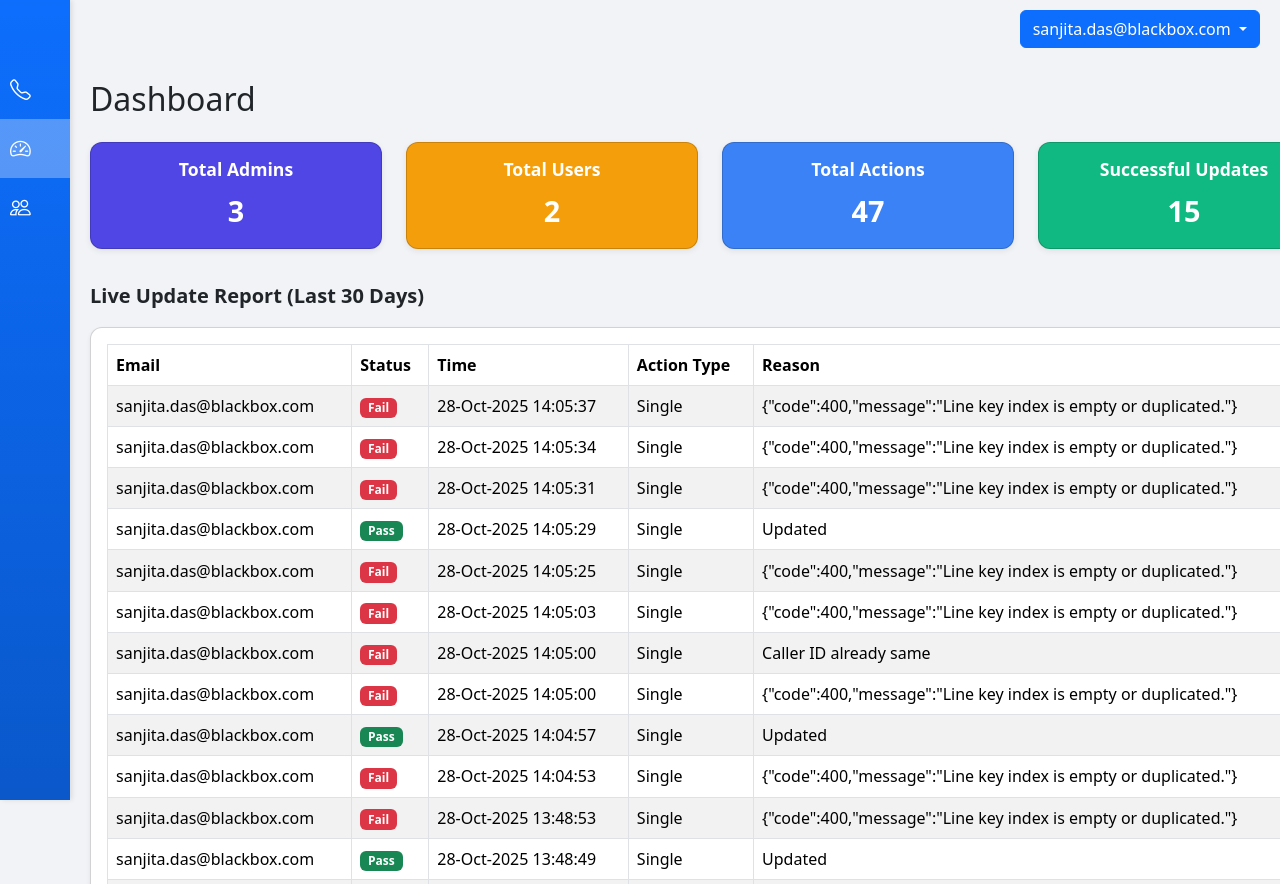
The app's page /dashboard (signed in, upper part), older data.
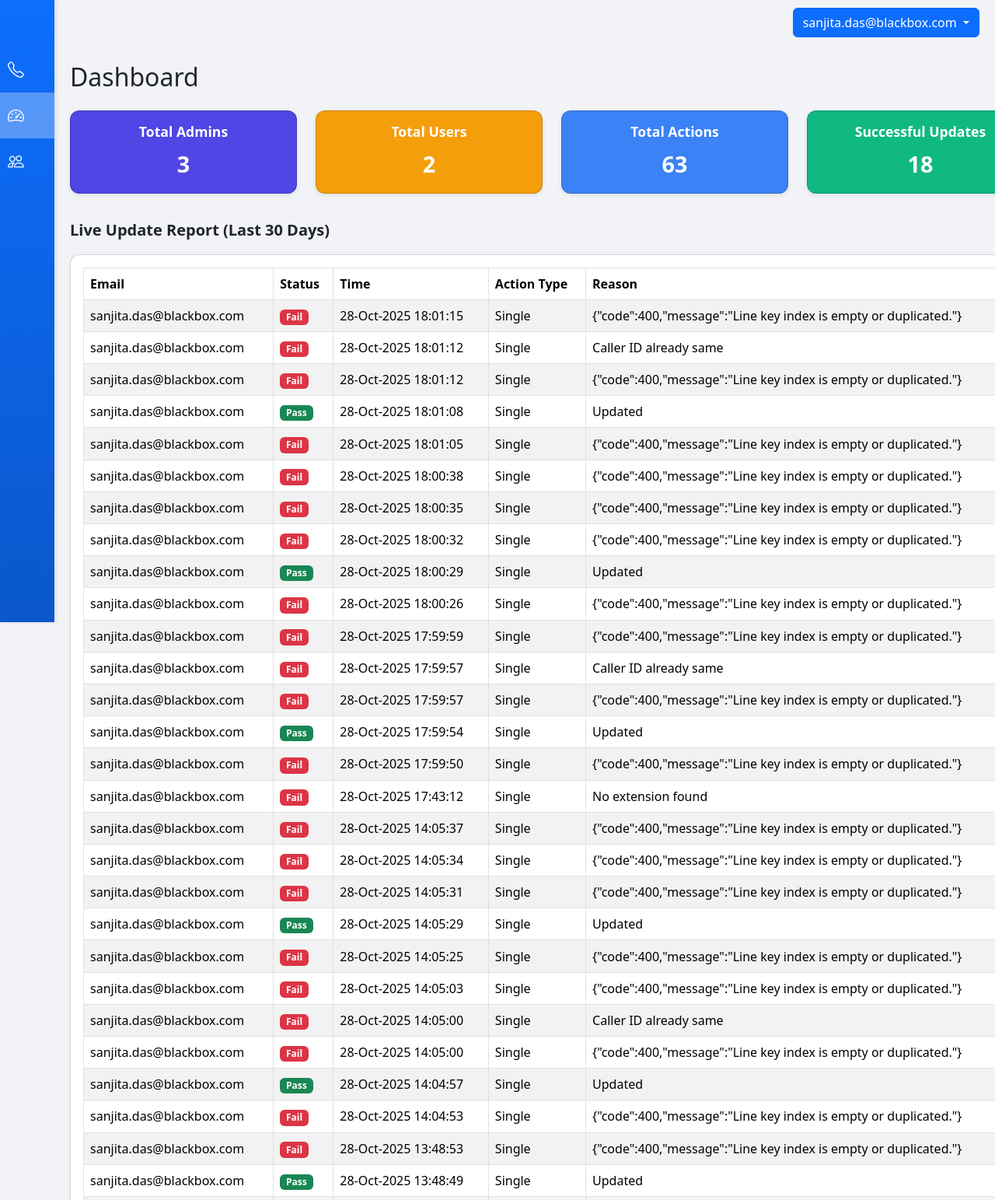
The same page, newer data.
### tables this page shows
CREATE TABLE update_logs (
                        id INTEGER PRIMARY KEY AUTOINCREMENT,
                        email TEXT,
                        caller_id TEXT,
                        success INTEGER,
                        reason TEXT,
                        type TEXT,
                        timestamp DATETIME DEFAULT CURRENT_TIMESTAMP
                    , identifier TEXT);

### app.py (the view)
@app.route("/dashboard")
@login_required(role="admin")
def dashboard():
    conn = get_db_connection()
    total_admin = conn.execute("SELECT COUNT(*) as cnt FROM users WHERE role='admin'").fetchone()["cnt"]
    total_users = conn.execute("SELECT COUNT(*) as cnt FROM users WHERE role='user'").fetchone()["cnt"]
    cutoff = (datetime.utcnow() - timedelta(days=30)).isoformat()
    rows = conn.execute("SELECT email, identifier, caller_id, success, reason, type, timestamp FROM update_logs WHERE timestamp >= ? ORDER BY timestamp DESC", (cutoff,)).fetchall()
    updates = []
    for r in rows:
        updates.append({
            "email": r["email"],
            "identifier": r["identifier"],
            "caller_id": r["caller_id"],
            "success": bool(r["success"]),
            "reason": r["reason"],
            "type": r["type"],
            "time": datetime.fromisoformat(r["timestamp"]).strftime("%d-%b-%Y %H:%M:%S")
        })
    mrows = conn.execute("SELECT admin_email, action, target_email, timestamp FROM admin_activity WHERE timestamp >= ? ORDER BY timestamp DESC", (cutoff,)).fetchall()
    manage_logs = []
    for r in mrows:
        manage_logs.append({"email": r["admin_email"], "action": r["action"], "target": r["target_email"], "time": datetime.fromisoformat(r["timestamp"]).strftime("%d-%b-%Y %H:%M:%S")})
    conn.close()
    user_status = get_user_status_list()
    return render_template("dashboard.html",
                           total_admin=total_admin,
                           total_users=total_users,
                           updates=updates,
                           manage_logs=manage_logs,
                           user_status=user_status
                           )

### app.py (called while the page is built)
def get_db_connection():
    conn = sqlite3.connect(DB_PATH)
    conn.row_factory = sqlite3.Row
    return conn

def load_users_from_db():
    conn = get_db_connection()
    rows = conn.execute("SELECT email, password, role FROM users").fetchall()
    conn.close()
    users = {r["email"].lower(): {"password": r["password"], "role": r["role"]} for r in rows}
    return users

def get_user_status_list():
    users = load_users_from_db()
    conn = get_db_connection()
    rows = conn.execute("SELECT user_email, status, login_time FROM login_activity ORDER BY id DESC").fetchall()
    conn.close()
    status = {}
    for r in rows:
        e = r["user_email"].lower()
        if e not in status:
            status[e] = {"email": e, "online": (r["status"] == "Online"), "last_seen": r["login_time"]}
    out = []
    for email, u in users.items():
        if email in status:
            out.append({"email": email, "online": bool(status[email]["online"])})
        else:
            out.append({"email": email, "online": False})
    return out

def login_required(role=None):
    def wrapper(fn):
        @wraps(fn)
        def decorated(*args, **kwargs):
            if "email" not in session:
                return redirect(url_for("login"))
            if role and session.get("role") != role:
                flash("Access denied", "danger")
                return redirect(url_for("login"))
            return fn(*args, **kwargs)
        return decorated
    return wrapper

### templates/dashboard.html (shortened to what this page needs)
{% extends "base.html" %}
{% block content %}
<h2 class="mb-4">Dashboard</h2>
<div class="row g-4 mb-4">
  <div class="col-md-3">
    <div class="card text-center card-primary p-3">
      <h5 class="card-title">Total Admins</h5>
      <p class="card-text">{{ total_admin }}</p>
    </div>
  </div>
  <div class="col-md-3">
    <div class="card text-center card-warning p-3">
      <h5 class="card-title">Total Users</h5>
      <p class="card-text">{{ total_users }}</p>
    </div>
  </div>
  <div class="col-md-3">
    <div class="card text-center card-info p-3">
      <h5 class="card-title">Total Actions</h5>
      <p class="card-text">{{ updates|length }}</p>
    </div>
  </div>
  <div class="col-md-3">
    <div class="card text-center card-success p-3">
      <h5 class="card-title">Successful Updates</h5>
      <p class="card-text">{{ updates|selectattr("success")|select|list|length }}</p>
    </div>
  </div>
</div>
<div class="section-title">Live Update Report (Last 30 Days)</div>
<div class="card shadow-sm mb-4">
  <div class="card-body table-responsive">
    <table class="table table-striped table-bordered align-middle">
      <thead>
        <tr>
          <th>Email</th>
          <th>Status</th>
          <th>Time</th>
          <th>Action Type</th>
          <th>Reason</th>
        </tr>
      </thead>
      <tbody>
        {% if updates %}
          {% for u in updates %}
            <tr>
              <td>{{ u.email }}</td>
              <td>
                {% if u.success %}
                  <span class="badge bg-success">Pass</span>
                {% else %}
                  <span class="badge bg-danger">Fail</span>
                {% endif %}
              </td>
              <td>{{ u.time }}</td>
              <td>
                {% if u.type == 'S' %}
                  Single
                {% elif u.type == 'B' %}
                  Bulk
                {% elif u.type == 'Both' %}
                  Both
                {% else %}
                  Unknown
                {% endif %}
              </td>
              <td>{{ u.reason }}</td>
            </tr>
          {% endfor %}
        {% else %}
          <tr><td colspan="5" class="text-center">No updates in last 30 days</td></tr>
        {% endif %}
      </tbody>
    </table>
  </div>
</div>
{% endblock %}

### templates/base.html (shortened to what this page needs)
<!doctype html>
<html lang="en">
<head>
  <link href="https://cdn.jsdelivr.net/npm/bootstrap@5.3.2/dist/css/bootstrap.min.css" rel="stylesheet"/>
  <link href="https://cdn.jsdelivr.net/npm/bootstrap-icons@1.11.1/font/bootstrap-icons.css" rel="stylesheet">
</head>
<body>
<div class="sidebar">
  <a href="{{ url_for('index') }}" class="{% if request.endpoint=='index' %}active{% endif %}">
    <i class="bi bi-telephone"></i><span>Outbound Caller ID</span>
  </a>
  {% if session.role=='admin' %}
    <a href="{{ url_for('dashboard') }}" class="{% if request.endpoint=='dashboard' %}active{% endif %}">
      <i class="bi bi-speedometer2"></i><span>Dashboard</span>
    </a>
    <a href="{{ url_for('manage_users') }}" class="{% if request.endpoint=='manage_users' %}active{% endif %}">
      <i class="bi bi-people"></i><span>Manage Users</span>
    </a>
  {% endif %}
</div>
{% if session.email %}
<div class="top-right-info dropdown">
  <a class="btn btn-primary dropdown-toggle" href="#" role="button" id="profileDropdown" data-bs-toggle="dropdown" aria-expanded="false">
    {{ session.email }}
  </a>
</div>
{% endif %}
<div class="content container-fluid">
  {% block content %}{% endblock %}
</div>
</body>
</html>

### templates/base.html (style rules this page uses)
body { padding-top: 60px; font-family: 'Segoe UI', Tahoma, Geneva, Verdana, sans-serif; background-color: #f1f3f6; }
.sidebar { height: 100vh; width: 70px; position: fixed; top: 0; left: 0; background: linear-gradient(180deg, #0d6efd, #0a58ca); padding-top: 60px; transition: width 0.3s; overflow-x: hidden; box-shadow: 2px 0 5px rgba(0,0,0,0.1); z-index: 1000; }
.sidebar a { display: flex; align-items: center; color: #fff; padding: 14px 10px; text-decoration: none; font-weight: 500; transition: background 0.2s, padding-left 0.2s; }
.sidebar a i { font-size: 1.3rem; margin-right: 10px; width: 25px; text-align: center; }
.sidebar a.active { background-color: rgba(255,255,255,0.3); font-weight: 600; }
.top-right-info { position: fixed; top: 10px; right: 20px; z-index: 1100; }
.content { margin-left: 70px; padding: 20px; transition: margin-left 0.3s; }
.card { border-radius: 0.75rem; box-shadow: 0 2px 6px rgba(0,0,0,0.08); transition: transform 0.2s; }
.table-striped>tbody>tr:nth-of-type(odd) { background-color: #f8f9fa; }
.table thead { background-color: #0d6efd; color: white; }
.table th, .table td { vertical-align: middle !important; }

### templates/dashboard.html (style rules this page uses)
.card-text { font-size: 1.8rem; font-weight: 700; }
.card-title { font-size: 1.1rem; font-weight: 600; margin-bottom: 0.5rem; }
.card-primary { background-color: #4f46e5; color: #fff; }
.card-warning { background-color: #f59e0b; color: #fff; }
.card-info { background-color: #3b82f6; color: #fff; }
.card-success { background-color: #10b981; color: #fff; }
.table thead { background-color: #0d6efd; color: #fff; }
.badge { font-weight: 600; }
.section-title { font-weight: 700; margin-top: 2rem; margin-bottom: 1rem; font-size: 1.25rem; }

Row changes from the older to the newer data that the page shows:
added update_logs: email "sanjita.das@blackbox.com", success "Fail", time "28-Oct-2025 18:01:15", type "Single", reason "{\"code\":400,\"message\":\"Line key index is empty or duplicated.\"}"
added update_logs: email "sanjita.das@blackbox.com", success "Fail", time "28-Oct-2025 18:01:12", type "Single", reason "Caller ID already same"
added update_logs: email "sanjita.das@blackbox.com", success "Fail", time "28-Oct-2025 18:01:12", type "Single", reason "{\"code\":400,\"message\":\"Line key index is empty or duplicated.\"}"
added update_logs: email "sanjita.das@blackbox.com", success "Pass", time "28-Oct-2025 18:01:08", type "Single", reason "Updated"
added update_logs: email "sanjita.das@blackbox.com", success "Fail", time "28-Oct-2025 18:01:05", type "Single", reason "{\"code\":400,\"message\":\"Line key index is empty or duplicated.\"}"
added update_logs: email "sanjita.das@blackbox.com", success "Fail", time "28-Oct-2025 18:00:38", type "Single", reason "{\"code\":400,\"message\":\"Line key index is empty or duplicated.\"}"
added update_logs: email "sanjita.das@blackbox.com", success "Fail", time "28-Oct-2025 18:00:35", type "Single", reason "{\"code\":400,\"message\":\"Line key index is empty or duplicated.\"}"
added update_logs: email "sanjita.das@blackbox.com", success "Fail", time "28-Oct-2025 18:00:32", type "Single", reason "{\"code\":400,\"message\":\"Line key index is empty or duplicated.\"}"
added update_logs: email "sanjita.das@blackbox.com", success "Pass", time "28-Oct-2025 18:00:29", type "Single", reason "Updated"
added update_logs: email "sanjita.das@blackbox.com", success "Fail", time "28-Oct-2025 18:00:26", type "Single", reason "{\"code\":400,\"message\":\"Line key index is empty or duplicated.\"}"
added update_logs: email "sanjita.das@blackbox.com", success "Fail", time "28-Oct-2025 17:59:59", type "Single", reason "{\"code\":400,\"message\":\"Line key index is empty or duplicated.\"}"
added update_logs: email "sanjita.das@blackbox.com", success "Fail", time "28-Oct-2025 17:59:57", type "Single", reason "Caller ID already same"
added update_logs: email "sanjita.das@blackbox.com", success "Fail", time "28-Oct-2025 17:59:57", type "Single", reason "{\"code\":400,\"message\":\"Line key index is empty or duplicated.\"}"
added update_logs: email "sanjita.das@blackbox.com", success "Pass", time "28-Oct-2025 17:59:54", type "Single", reason "Updated"
added update_logs: email "sanjita.das@blackbox.com", success "Fail", time "28-Oct-2025 17:59:50", type "Single", reason "{\"code\":400,\"message\":\"Line key index is empty or duplicated.\"}"
added update_logs: email "sanjita.das@blackbox.com", success "Fail", time "28-Oct-2025 17:43:12", type "Single", reason "No extension found"
Text that changed along with them:
{{ updates|length }}: "47" → "63"
{{ updates|selectattr("success")|select|list|length }}: "15" → "18"
